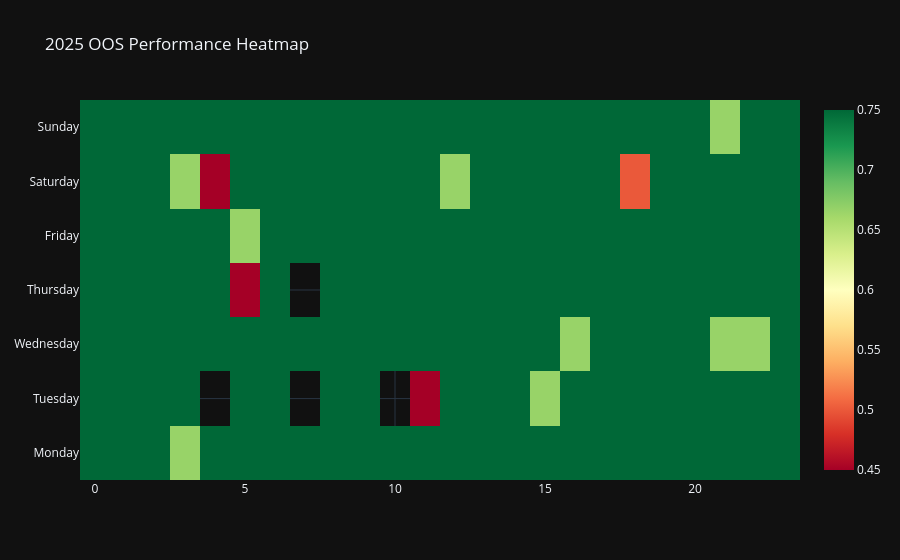

Notebook cell for this chart:
### Code cell
# Cell 11 (Comparative Regime Analysis - Dynamic Discovery)
import plotly.graph_objects as go
import numpy as np
import pandas as pd

# 1. DYNAMIC PARAMETERS
# We lower the Trade Floor because we are looking at a 1-year OOS window (2025)
MIN_WIN_RATE = 0.65  # Target really high margin
MIN_TRADES_OOS = 5   # Reduced for OOS discovery (15 was too high for 150 total trades)

# 2. FEATURE MAPPING
results_df['hour'] = results_df.index.hour
results_df['dayofweek'] = results_df.index.dayofweek
results_df['day_name'] = results_df.index.day_name()
results_df['is_retail'] = results_df['dayofweek'].isin([4, 5, 6])
results_df['is_2025'] = results_df.index.year == 2025

# 3. AGGREGATION
active_subset = results_df[results_df['Signal'] != 0].copy()
data_2025 = active_subset[active_subset['is_2025']]

# Group by day/hour for 2025
heatmap_data = data_2025.groupby(['dayofweek', 'day_name', 'hour', 'is_retail']).agg(
    Win_Rate=('PnL', lambda x: (x > 0).mean()),
    Trades=('Signal', 'count'),
    Total_PnL=('PnL', 'sum')
).reset_index()

# 4. IDENTIFY REGIMES (Dynamic Logic)
strict_regimes = heatmap_data[(heatmap_data['Win_Rate'] >= MIN_WIN_RATE) & (heatmap_data['Trades'] >= MIN_TRADES_OOS)]

# Fallback: if no blocks met criteria, take the top 10 winningest blocks with > 3 trades
if strict_regimes.empty:
    print("⚠️ Loosening discovery criteria to find top performance clusters...")
    strict_regimes = heatmap_data[heatmap_data['Trades'] >= 3].sort_values('Win_Rate', ascending=False).head(10)

# Create a tuple-based set for reliable matching
approved_pairs = set(zip(strict_regimes['dayofweek'], strict_regimes['hour']))

# 5. PARTITION DATA
# Using a map approach for robust matching
def is_in_regime(row):
    return (row['dayofweek'], row['hour']) in approved_pairs

active_subset['In_Regime'] = active_subset.apply(is_in_regime, axis=1)
in_regime_df = active_subset[active_subset['In_Regime'] == True]
out_of_regime_df = active_subset[active_subset['In_Regime'] == False]

# 6. COMPARATIVE REPORTING
def get_stats(df, label):
    if df.empty: return f"{label:15} | No Trades"
    wr = (df['PnL'] > 0).mean()
    pnl = df['PnL'].sum()
    ev = df['PnL'].mean()
    return f"{label:15} | WR: {wr:.2%} | Trades: {len(df):4} | PnL: ${pnl:8.2f} | Avg EV: ${ev:5.3f}"

print("--- ⚖️ OVERALL PERFORMANCE COMPARISON (Total Backtest) ---")
print(get_stats(in_regime_df, "LASER-FOCUS"))
print(get_stats(out_of_regime_df, "OUT-OF-REGIME"))

print("\n--- 🏁 RECENT PERFORMANCE (2025 OOS ONLY) ---")
print(get_stats(in_regime_df[in_regime_df['is_2025'] == True], "LASER (2025)"))
print(get_stats(out_of_regime_df[out_of_regime_df['is_2025'] == True], "OUT-OF-R (2025)"))

# 7. FINAL EXPORT FOR SCANNER
PROFITABLE_MATRIX = strict_regimes.groupby('dayofweek')['hour'].apply(list).to_dict()
print(f"\nPROFITABLE_MATRIX (Based on 2025) = {PROFITABLE_MATRIX}")

# 8. HEATMAP VISUALIZATION
pivot_wr = heatmap_data.pivot(index='day_name', columns='hour', values='Win_Rate')
pivot_wr = pivot_wr.reindex(['Monday', 'Tuesday', 'Wednesday', 'Thursday', 'Friday', 'Saturday', 'Sunday'])
fig = go.Figure(data=go.Heatmap(z=pivot_wr.values, x=pivot_wr.columns, y=pivot_wr.index, colorscale='RdYlGn', zmin=0.45, zmax=0.75))
fig.update_layout(title='2025 OOS Performance Heatmap', template='plotly_dark')
fig.show()

### Figure 1 — Plotly figure (JSON) as saved in the notebook; plotly's stock layout.template omitted (floating-point values rounded to 4 significant figures; data arrays with more than 128 entries replaced by an {"elided": "..."} marker saying what was removed)
{"data": [{"colorscale": [[0, "rgb(165,0,38)"], [0.1, "rgb(215,48,39)"], [0.2, "rgb(244,109,67)"], [0.3, "rgb(253,174,97)"], [0.4, "rgb(254,224,139)"], [0.5, "rgb(255,255,191)"], [0.6, "rgb(217,239,139)"], [0.7, "rgb(166,217,106)"], [0.8, "rgb(102,189,99)"], [0.9, "rgb(26,152,80)"], [1, "rgb(0,104,55)"]], "type": "heatmap", "x": [0, 1, 2, 3, 4, 5, 6, 7, 8, 9, 10, 11, 12, 13, 14, 15, 16, 17, 18, 19, 20, 21, 22, 23], "y": ["Monday", "Tuesday", "Wednesday", "Thursday", "Friday", "Saturday", "Sunday"], "z": {"elided": "7x24 float values"}, "zmax": 0.75, "zmin": 0.45}], "layout": {"title": {"text": "2025 OOS Performance Heatmap"}}}
